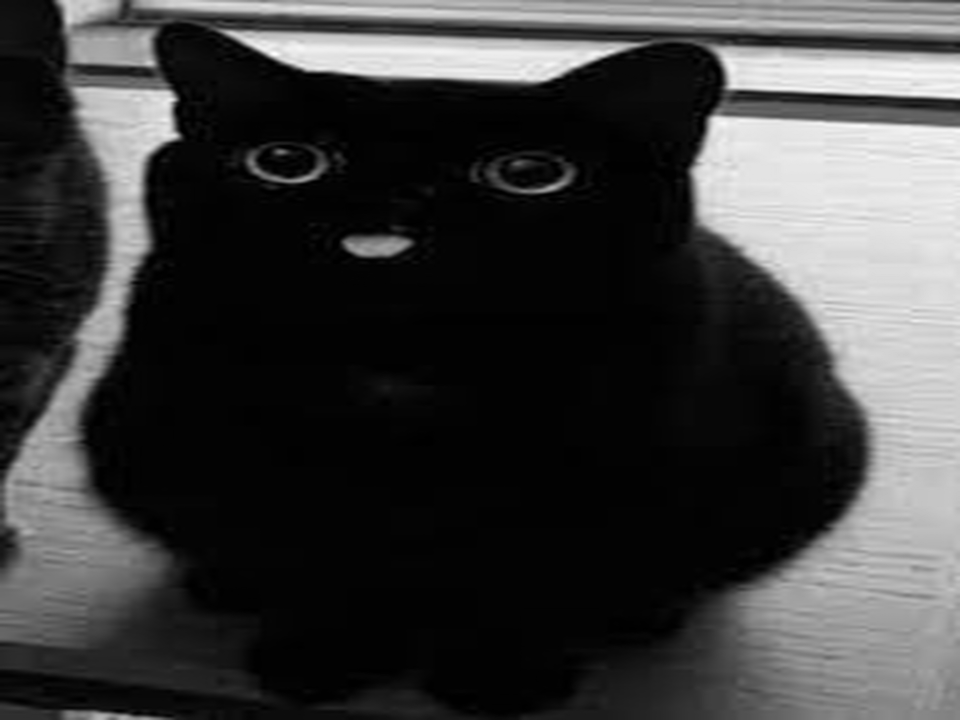
#> input picture resize_img/test1_halfgray.png, 960 x 720 px
$ python halfgray_filte.py
#> lines starting #> are read from the running program, lines starting #| are printed output that depends on the picture
import cv2
import numpy as np

gimg = cv2.imread('../resize_img/test1_halfgray.png')
#> gimg is the input picture: shape (720, 960, 3); min 0, max 255, mean 60.2
kernal_x = np.array([[-1, 0, 1], [-2, 0, 2], [-1, 0, 1]])
gimge = cv2.filter2D(gimg, -1, kernal_x)
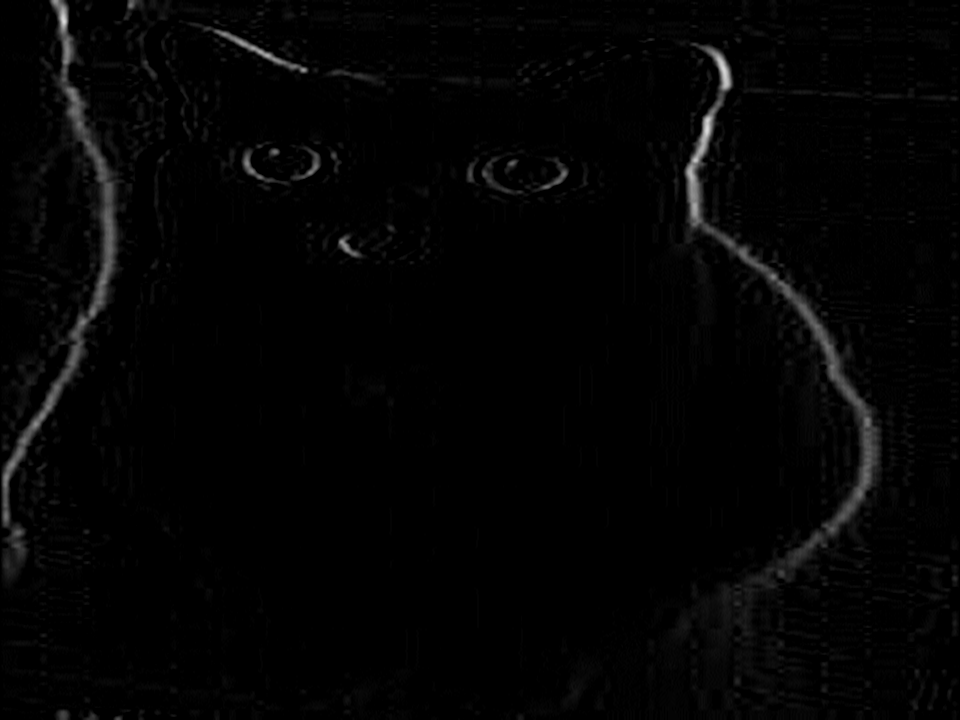
#> gimge: shape (720, 960, 3); min 0, max 219, mean 3.8

cv2.imwrite('../resize_img/test_halfgray_filter.png', gimge)
